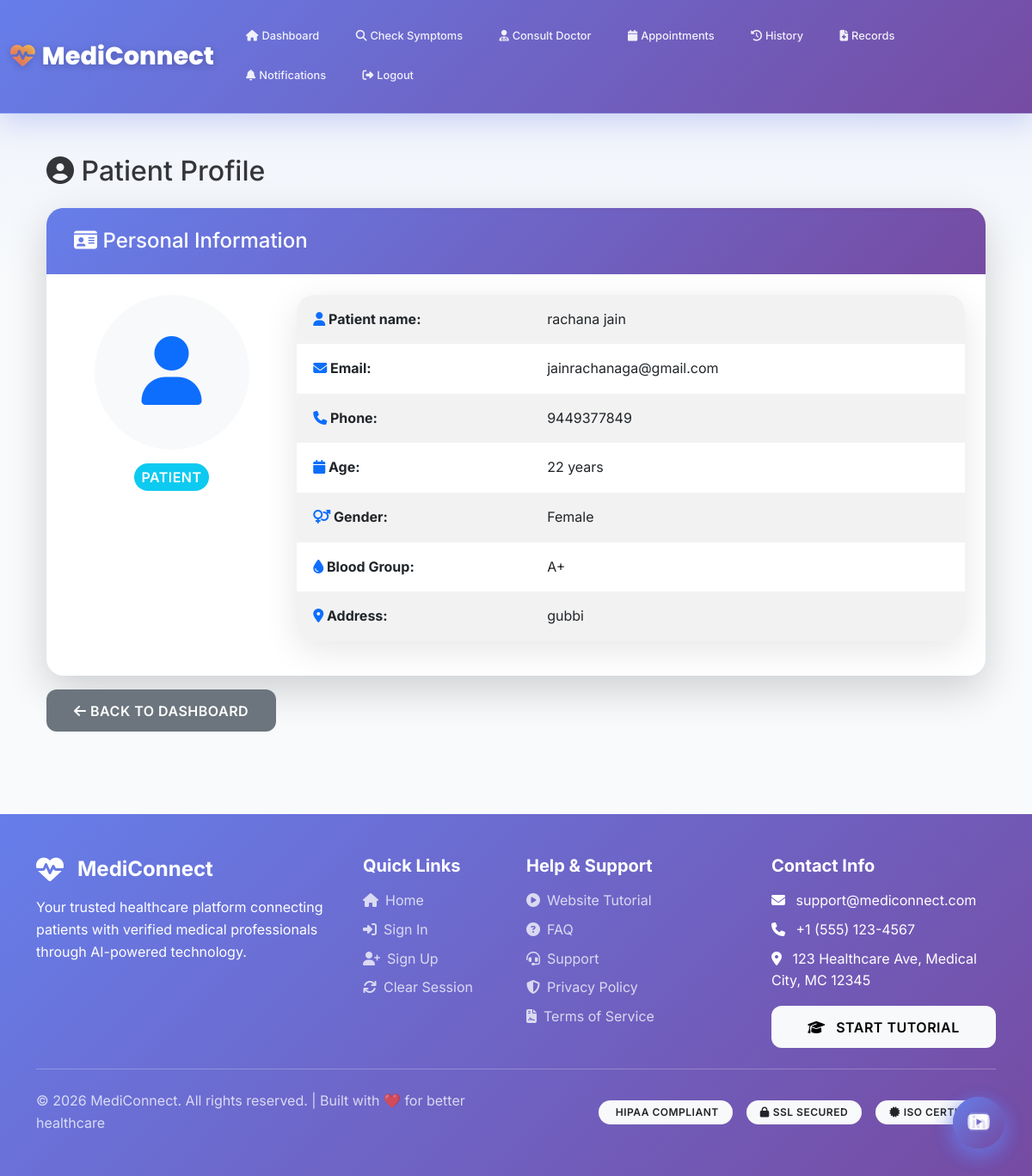
Page /patient/profile (signed in) on the committed database.
### tables this page shows
CREATE TABLE users (
        id INTEGER PRIMARY KEY AUTOINCREMENT,
        name TEXT NOT NULL,
        email TEXT UNIQUE NOT NULL,
        password TEXT NOT NULL,
        role TEXT NOT NULL,
        phone TEXT,
        address TEXT,
        age INTEGER,
        gender TEXT,
        created_at TIMESTAMP DEFAULT CURRENT_TIMESTAMP
    , account_status VARCHAR(20) DEFAULT 'active');

CREATE TABLE patients (
        id INTEGER PRIMARY KEY AUTOINCREMENT,
        user_id INTEGER,
        blood_group TEXT,
        medical_history TEXT,
        FOREIGN KEY (user_id) REFERENCES users(id)
    );

### app.py (the view)
@app.route('/patient/profile')
@login_required
@role_required('patient')
def patient_profile():
    conn = get_db()
    user = conn.execute('SELECT * FROM users WHERE id = ?', (session['user_id'],)).fetchone()
    patient = conn.execute('SELECT * FROM patients WHERE user_id = ?', (session['user_id'],)).fetchone()
    conn.close()
    return render_template('patient_profile.html', user=user, patient=patient)

### app.py (called while the page is built)
def get_db():
    conn = sqlite3.connect('medical.db')
    conn.row_factory = sqlite3.Row
    return conn

def login_required(f):
    @wraps(f)
    def decorated_function(*args, **kwargs):
        if 'user_id' not in session:
            flash('Please login first', 'warning')
            return redirect(url_for('signin_as'))
        if 'last_activity' in session:
            last_activity = datetime.fromisoformat(session['last_activity'])
            if datetime.now() - last_activity > timedelta(minutes=30):
                session.clear()
                flash('Session expired due to inactivity. Please login again.', 'warning')
                return redirect(url_for('signin_as'))
        session['last_activity'] = datetime.now().isoformat()
        session.permanent = True
        return f(*args, **kwargs)
    return decorated_function

def role_required(role):
    def decorator(f):
        @wraps(f)
        def decorated_function(*args, **kwargs):
            if 'role' not in session or session['role'] != role:
                flash('Access denied', 'danger')
                return redirect(url_for('signin_as'))
            return f(*args, **kwargs)
        return decorated_function
    return decorator

### templates/patient_profile.html (shortened to what this page needs)
{% extends "base_clean.html" %}
{% block content %}
<div class="container">
    <h2 class="mb-4" style="color: #333;">
        <i class="fas fa-user-circle"></i> Patient Profile
    </h2>
    <div class="card shadow-lg">
        <div class="card-header" style="background: linear-gradient(135deg, #667eea 0%, #764ba2 100%); color: white;">
            <h4 class="mb-0"><i class="fas fa-id-card"></i> Personal Information</h4>
        </div>
        <div class="card-body p-4">
            <div class="row">
                <div class="col-md-3 text-center mb-4">
                    <div class="bg-light rounded-circle p-5 d-inline-block mb-3" style="width: 180px; height: 180px; display: flex; align-items: center; justify-content: center;">
                        <i class="fas fa-user fa-5x text-primary"></i>
                    </div>
                    <h5 class="badge bg-info p-2" style="font-size: 16px;">Patient</h5>
                </div>
                <div class="col-md-9">
                    <table class="table table-borderless table-striped">
                        <tbody>
                            <tr>
                                <td width="35%" class="fw-bold"><i class="fas fa-user text-primary"></i> Patient name:</td>
                                <td>{{ user.name }}</td>
                            </tr>
                            <tr>
                                <td class="fw-bold"><i class="fas fa-envelope text-primary"></i> Email:</td>
                                <td>{{ user.email }}</td>
                            </tr>
                            <tr>
                                <td class="fw-bold"><i class="fas fa-phone text-primary"></i> Phone:</td>
                                <td>{{ user.phone }}</td>
                            </tr>
                            <tr>
                                <td class="fw-bold"><i class="fas fa-calendar text-primary"></i> Age:</td>
                                <td>{{ user.age }} years</td>
                            </tr>
                            <tr>
                                <td class="fw-bold"><i class="fas fa-venus-mars text-primary"></i> Gender:</td>
                                <td>{{ user.gender }}</td>
                            </tr>
                            <tr>
                                <td class="fw-bold"><i class="fas fa-tint text-primary"></i> Blood Group:</td>
                                <td>{{ patient.blood_group if patient.blood_group else 'Not specified' }}</td>
                            </tr>
                            <tr>
                                <td class="fw-bold"><i class="fas fa-map-marker-alt text-primary"></i> Address:</td>
                                <td>{{ user.address }}</td>
                            </tr>
                        </tbody>
                    </table>
                </div>
            </div>
        </div>
    </div>
    <div class="mt-3">
        <a href="{{ url_for('patient_dashboard') }}" class="btn btn-secondary">
            <i class="fas fa-arrow-left"></i> Back to Dashboard
        </a>
    </div>
</div>
{% endblock %}

### templates/base_clean.html (style rules this page uses)
:root { --primary-gradient: linear-gradient(135deg, #667eea 0%, #764ba2 100%); --secondary-gradient: linear-gradient(135deg, #f093fb 0%, #f5576c 100%); --success-gradient: linear-gradient(135deg, #4facfe 0%, #00f2fe 100%); --warning-gradient: linear-gradient(135deg, #43e97b 0%, #38f9d7 100%); --danger-gradient: linear-gradient(135deg, #fa709a 0%, #fee140 100%); --dark-gradient: linear-gradient(135deg, #2c3e50 0%, #34495e 100%); --light-bg: #f8fafc; --card-shadow: 0 10px 40px rgba(0, 0, 0, 0.1); --card-shadow-hover: 0 20px 60px rgba(0, 0, 0, 0.15); --border-radius: 20px; --transition: all 0.4s cubic-bezier(0.4, 0, 0.2, 1); }
* { margin: 0; padding: 0; box-sizing: border-box; }
body { font-family: 'Inter', -apple-system, BlinkMacSystemFont, 'Segoe UI', sans-serif; background: var(--light-bg); color: #2d3748; line-height: 1.6; overflow-x: hidden; }
.card { border: none; border-radius: var(--border-radius); box-shadow: var(--card-shadow); transition: var(--transition); background: white; overflow: hidden; position: relative; }
.card::before { content: ''; position: absolute; top: 0; left: 0; right: 0; height: 4px; background: var(--primary-gradient); }
.card-header { background: var(--primary-gradient); color: white; border: none; padding: 1.5rem 2rem; font-weight: 600; font-size: 1.1rem; }
.card-body { padding: 2rem; }
.btn { border-radius: 12px; padding: 0.8rem 2rem; font-weight: 600; text-transform: uppercase; letter-spacing: 0.5px; transition: var(--transition); border: none; position: relative; overflow: hidden; }
.btn::before { content: ''; position: absolute; top: 50%; left: 50%; width: 0; height: 0; background: rgba(255, 255, 255, 0.3); border-radius: 50%; transform: translate(-50%, -50%); transition: width 0.6s, height 0.6s; }
.table { border-radius: var(--border-radius); overflow: hidden; box-shadow: var(--card-shadow); background: white; table-layout: fixed !important; width: 100% !important; }
.table tbody td { padding: 1rem 1.2rem; border-color: #f1f5f9; vertical-align: middle; word-wrap: break-word !important; overflow: hidden !important; text-overflow: ellipsis !important; }
.card-body { position: relative !important; z-index: 1 !important; }
.badge { padding: 0.5rem 1rem; border-radius: 20px; font-weight: 600; text-transform: uppercase; letter-spacing: 0.5px; }
html { scroll-behavior: smooth; }
body { animation: pageFadeIn .35s ease; }
.card, .stat-card, .panel, .ac { transition: transform .22s ease, box-shadow .22s ease !important; }

### rows in the picture
users: name "rachana jain", email "jainrachanaga@gmail.com", phone "9449377849", age "22", gender "Female", address "gubbi"
patients: blood_group "A+"
